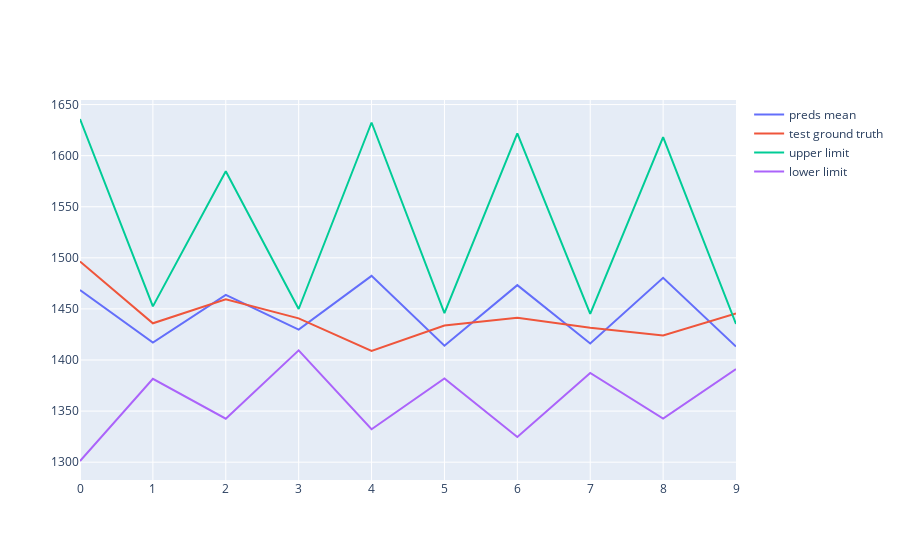

The cell this chart's notebook holds for it:
### Code cell
fig = go.Figure()
fig.add_trace(go.Scatter(x=outputs_df.index, y=outputs_df['mean'], mode='lines', name='preds mean'))
fig.add_trace(go.Scatter(x=outputs_df.index, y=outputs_df['test GT'], mode='lines', name='test ground truth'))
fig.add_trace(go.Scatter(x=outputs_df.index, y=(outputs_df['mean'] + outputs_df['Full interval']), mode='lines', name='upper limit'))
fig.add_trace(go.Scatter(x=outputs_df.index, y=(outputs_df['mean'] - outputs_df['Full interval']), mode='lines', name='lower limit'))

### Figure 1 — Plotly figure (JSON) as saved in the notebook; plotly's stock layout.template omitted (floating-point values rounded to 4 significant figures)
{"data": [{"mode": "lines", "name": "preds mean", "type": "scatter", "x": [0, 1, 2, 3, 4, 5, 6, 7, 8, 9], "y": [1469.0, 1417.0, 1464.0, 1430.0, 1482.0, 1414.0, 1473.0, 1416.0, 1480.0, 1413.0]}, {"mode": "lines", "name": "test ground truth", "type": "scatter", "x": [0, 1, 2, 3, 4, 5, 6, 7, 8, 9], "y": [1496.0, 1436.0, 1459.0, 1441.0, 1409.0, 1434.0, 1441.0, 1432.0, 1424.0, 1446.0]}, {"mode": "lines", "name": "upper limit", "type": "scatter", "x": [0, 1, 2, 3, 4, 5, 6, 7, 8, 9], "y": [1636.0, 1453.0, 1585.0, 1450.0, 1632.0, 1446.0, 1622.0, 1445.0, 1618.0, 1435.0]}, {"mode": "lines", "name": "lower limit", "type": "scatter", "x": [0, 1, 2, 3, 4, 5, 6, 7, 8, 9], "y": [1301.0, 1382.0, 1343.0, 1409.0, 1332.0, 1382.0, 1325.0, 1387.0, 1343.0, 1391.0]}], "layout": {}}
